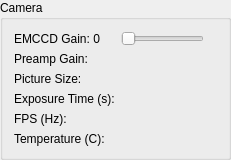
<?xml version="1.0" encoding="UTF-8"?>
<ui version="4.0">
 <class>GroupBox</class>
 <widget class="QGroupBox" name="GroupBox">
  <property name="geometry">
   <rect>
    <x>0</x>
    <y>0</y>
    <width>231</width>
    <height>151</height>
   </rect>
  </property>
  <property name="windowTitle">
   <string>GroupBox</string>
  </property>
  <property name="title">
   <string>Camera</string>
  </property>
  <layout class="QGridLayout" name="gridLayout">
   <item row="3" column="0">
    <widget class="QLabel" name="preampGainLabel">
     <property name="text">
      <string>Preamp Gain:</string>
     </property>
    </widget>
   </item>
   <item row="3" column="2">
    <widget class="QLabel" name="preampGainText">
     <property name="layoutDirection">
      <enum>Qt::LeftToRight</enum>
     </property>
     <property name="text">
      <string/>
     </property>
     <property name="alignment">
      <set>Qt::AlignRight|Qt::AlignTrailing|Qt::AlignVCenter</set>
     </property>
    </widget>
   </item>
   <item row="4" column="0">
    <widget class="QLabel" name="pictureSizeLabel">
     <property name="text">
      <string>Picture Size:</string>
     </property>
    </widget>
   </item>
   <item row="4" column="2">
    <widget class="QLabel" name="pictureSizeText">
     <property name="layoutDirection">
      <enum>Qt::LeftToRight</enum>
     </property>
     <property name="text">
      <string/>
     </property>
     <property name="alignment">
      <set>Qt::AlignRight|Qt::AlignTrailing|Qt::AlignVCenter</set>
     </property>
    </widget>
   </item>
   <item row="5" column="0">
    <widget class="QLabel" name="exposureTimeLabel">
     <property name="text">
      <string>Exposure Time (s):</string>
     </property>
    </widget>
   </item>
   <item row="5" column="2">
    <widget class="QLabel" name="exposureTimeText">
     <property name="layoutDirection">
      <enum>Qt::LeftToRight</enum>
     </property>
     <property name="text">
      <string/>
     </property>
     <property name="alignment">
      <set>Qt::AlignRight|Qt::AlignTrailing|Qt::AlignVCenter</set>
     </property>
    </widget>
   </item>
   <item row="6" column="0">
    <widget class="QLabel" name="FPSLabel">
     <property name="text">
      <string>FPS (Hz):</string>
     </property>
    </widget>
   </item>
   <item row="6" column="2">
    <widget class="QLabel" name="FPSText">
     <property name="layoutDirection">
      <enum>Qt::LeftToRight</enum>
     </property>
     <property name="text">
      <string/>
     </property>
     <property name="alignment">
      <set>Qt::AlignRight|Qt::AlignTrailing|Qt::AlignVCenter</set>
     </property>
    </widget>
   </item>
   <item row="7" column="0" colspan="2">
    <widget class="QLabel" name="temperatureLabel">
     <property name="text">
      <string>Temperature (C):</string>
     </property>
    </widget>
   </item>
   <item row="7" column="2">
    <widget class="QLabel" name="temperatureText">
     <property name="layoutDirection">
      <enum>Qt::LeftToRight</enum>
     </property>
     <property name="text">
      <string/>
     </property>
     <property name="alignment">
      <set>Qt::AlignRight|Qt::AlignTrailing|Qt::AlignVCenter</set>
     </property>
    </widget>
   </item>
   <item row="1" column="0">
    <widget class="QLabel" name="EMCCDLabel">
     <property name="text">
      <string>EMCCD Gain: 0</string>
     </property>
    </widget>
   </item>
   <item row="1" column="1">
    <widget class="QSlider" name="EMCCDSlider">
     <property name="sizePolicy">
      <sizepolicy hsizetype="Preferred" vsizetype="Preferred">
       <horstretch>0</horstretch>
       <verstretch>0</verstretch>
      </sizepolicy>
     </property>
     <property name="maximum">
      <number>100</number>
     </property>
     <property name="value">
      <number>0</number>
     </property>
     <property name="orientation">
      <enum>Qt::Horizontal</enum>
     </property>
    </widget>
   </item>
  </layout>
 </widget>
 <resources/>
 <connections/>
</ui>
